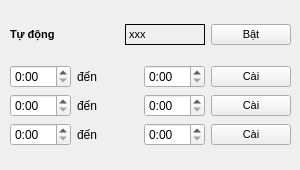
    <widget class="QWidget" name="tab_ngu">
     <attribute name="title">
      <string>Ngủ</string>
     </attribute>
     <widget class="QWidget" name="layoutWidget_2">
      <property name="geometry">
       <rect>
        <x>10</x>
        <y>10</y>
        <width>281</width>
        <height>151</height>
       </rect>
      </property>
      <layout class="QVBoxLayout" name="verticalLayout_10">
       <item>
        <layout class="QVBoxLayout" name="verticalLayout_13">
         <item>
          <layout class="QHBoxLayout" name="horizontalLayout_26">
           <item>
            <widget class="QLabel" name="label_lock_stt_text_22">
             <property name="font">
              <font>
               <pointsize>8</pointsize>
               <bold>true</bold>
              </font>
             </property>
             <property name="frameShape">
              <enum>QFrame::Shape::NoFrame</enum>
             </property>
             <property name="text">
              <string>Tự động</string>
             </property>
            </widget>
           </item>
           <item>
            <widget class="QLabel" name="label_autoNgu">
             <property name="sizePolicy">
              <sizepolicy hsizetype="Minimum" vsizetype="Minimum">
               <horstretch>0</horstretch>
               <verstretch>0</verstretch>
              </sizepolicy>
             </property>
             <property name="maximumSize">
              <size>
               <width>80</width>
               <height>16777215</height>
              </size>
             </property>
             <property name="font">
              <font>
               <pointsize>8</pointsize>
              </font>
             </property>
             <property name="frameShape">
              <enum>QFrame::Shape::Box</enum>
             </property>
             <property name="text">
              <string>xxx</string>
             </property>
            </widget>
           </item>
           <item>
            <widget class="QPushButton" name="pushButton_autoNgu">
             <property name="maximumSize">
              <size>
               <width>80</width>
               <height>16777215</height>
              </size>
             </property>
             <property name="font">
              <font>
               <pointsize>8</pointsize>
              </font>
             </property>
             <property name="text">
              <string>Bật</string>
             </property>
            </widget>
           </item>
          </layout>
         </item>
        </layout>
       </item>
       <item>
        <layout class="QVBoxLayout" name="verticalLayout_14">
         <item>
          <layout class="QHBoxLayout" name="horizontalLayout_13">
           <item>
            <widget class="QTimeEdit" name="timeEdit_ngu_1">
             <property name="currentSection">
              <enum>QDateTimeEdit::Section::HourSection</enum>
             </property>
             <property name="displayFormat">
              <string>h:mm</string>
             </property>
            </widget>
           </item>
           <item>
            <widget class="QLabel" name="label_5">
             <property name="text">
              <string>đến</string>
             </property>
            </widget>
           </item>
           <item>
            <widget class="QTimeEdit" name="timeEdit_ngu_11">
             <property name="currentSection">
              <enum>QDateTimeEdit::Section::HourSection</enum>
             </property>
             <property name="displayFormat">
              <string>h:mm</string>
             </property>
            </widget>
           </item>
           <item>
            <widget class="QPushButton" name="pushButton_timeNguConfig_1">
             <property name="maximumSize">
              <size>
               <width>80</width>
               <height>16777215</height>
              </size>
             </property>
             <property name="font">
              <font>
               <pointsize>8</pointsize>
              </font>
             </property>
             <property name="text">
              <string>Cài</string>
             </property>
            </widget>
           </item>
          </layout>
         </item>
         <item>
          <layout class="QHBoxLayout" name="horizontalLayout_27">
           <item>
            <widget class="QTimeEdit" name="timeEdit_ngu_2">
             <property name="currentSection">
              <enum>QDateTimeEdit::Section::HourSection</enum>
             </property>
             <property name="displayFormat">
              <string>h:mm</string>
             </property>
            </widget>
           </item>
           <item>
            <widget class="QLabel" name="label_6">
             <property name="text">
              <string>đến</string>
             </property>
            </widget>
           </item>
           <item>
            <widget class="QTimeEdit" name="timeEdit_ngu_22">
             <property name="currentSection">
              <enum>QDateTimeEdit::Section::HourSection</enum>
             </property>
             <property name="displayFormat">
              <string>h:mm</string>
             </property>
            </widget>
           </item>
           <item>
            <widget class="QPushButton" name="pushButton_timeNguConfig_2">
             <property name="maximumSize">
              <size>
               <width>80</width>
               <height>16777215</height>
              </size>
             </property>
             <property name="font">
              <font>
               <pointsize>8</pointsize>
              </font>
             </property>
             <property name="text">
              <string>Cài</string>
             </property>
            </widget>
           </item>
          </layout>
         </item>
         <item>
          <layout class="QHBoxLayout" name="horizontalLayout_28">
           <item>
            <widget class="QTimeEdit" name="timeEdit_ngu_3">
             <property name="currentSection">
              <enum>QDateTimeEdit::Section::HourSection</enum>
             </property>
             <property name="displayFormat">
              <string>h:mm</string>
             </property>
            </widget>
           </item>
           <item>
            <widget class="QLabel" name="label_8">
             <property name="text">
              <string>đến</string>
             </property>
            </widget>
           </item>
           <item>
            <widget class="QTimeEdit" name="timeEdit_ngu_33">
             <property name="currentSection">
              <enum>QDateTimeEdit::Section::HourSection</enum>
             </property>
             <property name="displayFormat">
              <string>h:mm</string>
             </property>
            </widget>
           </item>
           <item>
            <widget class="QPushButton" name="pushButton_timeNguConfig_3">
             <property name="maximumSize">
              <size>
               <width>80</width>
               <height>16777215</height>
              </size>
             </property>
             <property name="font">
              <font>
               <pointsize>8</pointsize>
              </font>
             </property>
             <property name="text">
              <string>Cài</string>
             </property>
            </widget>
           </item>
          </layout>
         </item>
        </layout>
       </item>
      </layout>
     </widget>
    </widget>
